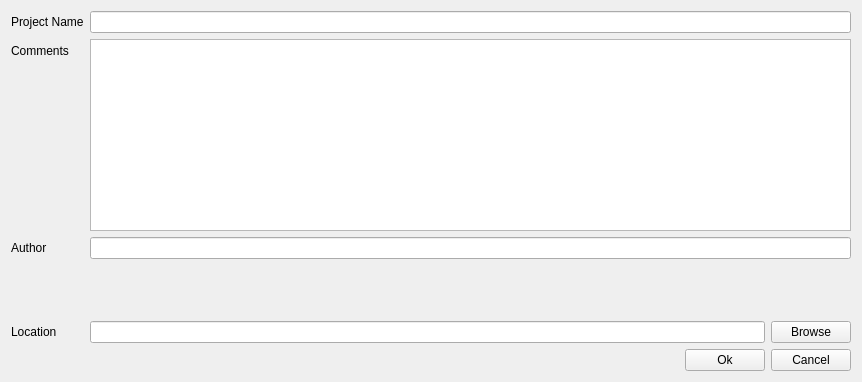
<?xml version="1.0" encoding="UTF-8"?>
<ui version="4.0">
 <class>Form</class>
 <widget class="QWidget" name="Form">
  <property name="geometry">
   <rect>
    <x>0</x>
    <y>0</y>
    <width>862</width>
    <height>382</height>
   </rect>
  </property>
  <property name="windowTitle">
   <string>Form</string>
  </property>
  <layout class="QVBoxLayout" name="verticalLayout">
   <item>
    <layout class="QFormLayout" name="formLayout_2">
     <item row="0" column="0">
      <widget class="QLabel" name="label">
       <property name="text">
        <string>Project Name</string>
       </property>
      </widget>
     </item>
     <item row="1" column="0">
      <widget class="QLabel" name="label_2">
       <property name="text">
        <string>Comments</string>
       </property>
      </widget>
     </item>
     <item row="1" column="1">
      <widget class="QPlainTextEdit" name="comments"/>
     </item>
     <item row="0" column="1">
      <widget class="QLineEdit" name="projectName"/>
     </item>
     <item row="4" column="1">
      <layout class="QHBoxLayout" name="horizontalLayout">
       <item>
        <widget class="QLineEdit" name="filename"/>
       </item>
       <item>
        <widget class="QPushButton" name="browse">
         <property name="text">
          <string>Browse</string>
         </property>
        </widget>
       </item>
      </layout>
     </item>
     <item row="4" column="0">
      <widget class="QLabel" name="Location">
       <property name="text">
        <string>Location</string>
       </property>
      </widget>
     </item>
     <item row="2" column="0">
      <widget class="QLabel" name="label_3">
       <property name="text">
        <string>Author</string>
       </property>
      </widget>
     </item>
     <item row="2" column="1">
      <widget class="QLineEdit" name="authorName"/>
     </item>
     <item row="3" column="1">
      <spacer name="verticalSpacer">
       <property name="orientation">
        <enum>Qt::Vertical</enum>
       </property>
       <property name="sizeHint" stdset="0">
        <size>
         <width>20</width>
         <height>40</height>
        </size>
       </property>
      </spacer>
     </item>
    </layout>
   </item>
   <item>
    <layout class="QHBoxLayout" name="horizontalLayout_2">
     <item>
      <spacer name="horizontalSpacer_2">
       <property name="orientation">
        <enum>Qt::Horizontal</enum>
       </property>
       <property name="sizeHint" stdset="0">
        <size>
         <width>40</width>
         <height>20</height>
        </size>
       </property>
      </spacer>
     </item>
     <item>
      <widget class="QPushButton" name="ok">
       <property name="text">
        <string>Ok</string>
       </property>
      </widget>
     </item>
     <item>
      <widget class="QPushButton" name="cancel">
       <property name="text">
        <string>Cancel</string>
       </property>
      </widget>
     </item>
    </layout>
   </item>
  </layout>
 </widget>
 <tabstops>
  <tabstop>projectName</tabstop>
  <tabstop>comments</tabstop>
  <tabstop>authorName</tabstop>
  <tabstop>filename</tabstop>
  <tabstop>browse</tabstop>
  <tabstop>ok</tabstop>
  <tabstop>cancel</tabstop>
 </tabstops>
 <resources/>
 <connections/>
</ui>
